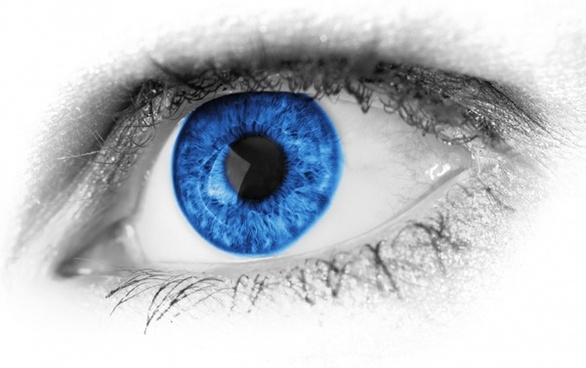
#> input picture Open cv project/Feature Matching/eye.jpg, 586 x 368 px
$ python 'Homography in opencv.py'
#> lines starting #> are read from the running program, lines starting #| are printed output that depends on the picture; after the words box and inside, x2 and y2 are one past the last pixel; in counts of white or black regions, pixels touching at a corner belong together
import cv2
import numpy as np

img1=cv2.imread('eye.jpg',cv2.IMREAD_COLOR); #Image read in color
#> img1 is the input picture: shape (368, 586, 3); mean B, G, R 200.2, 194.3, 189.5
img2=cv2.imread('eye_rotate.jpg',cv2.IMREAD_COLOR); #image read in color
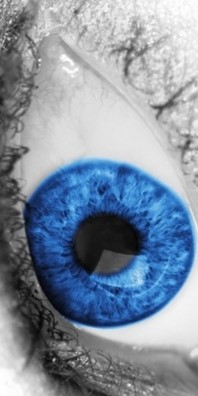
#> input picture Open cv project/Feature Matching/eye_rotate.jpg, 198 x 396 px
#> img2 is the input picture: shape (396, 198, 3); mean B, G, R 160.5, 144.2, 131
img1_gray=cv2.cvtColor(img1,cv2.COLOR_BGR2GRAY); #convert color of image from bgr2gray
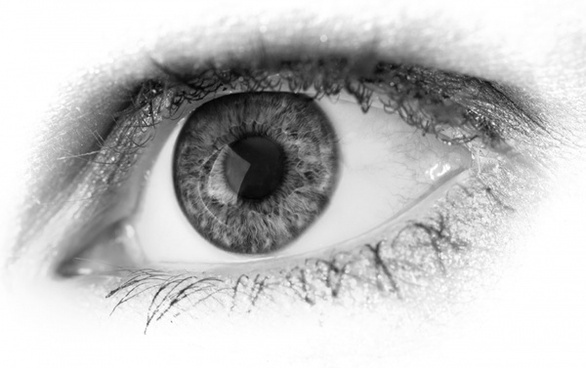
#> img1_gray: shape (368, 586); min 1, max 255, mean 193.5
img2_gray=cv2.cvtColor(img2,cv2.COLOR_BGR2GRAY); #convert color of image from bgr2gray
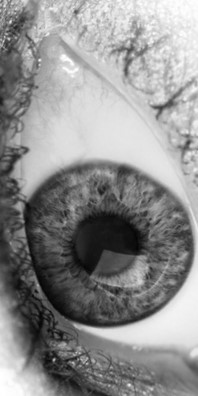
#> img2_gray: shape (396, 198); min 2, max 255, mean 142.1

#==>Keypoint and descriptor on image
orb=cv2.ORB_create(); #create an orb object
kp1,des1=orb.detectAndCompute(img1_gray,None); #detect and compute keypoints and descriptors on image
#> kp1 = 500 keypoints; strongest (x, y, size): (154, 91, 31), (171, 304, 31), (175, 300, 31), (174, 300, 37.2)
kp2,des2=orb.detectAndCompute(img2_gray,None); #detect and compute keypoints and descriptors on image
#> kp2 = 415 keypoints; strongest (x, y, size): (54, 359, 31), (73, 363, 31), (78, 359, 31), (69, 362, 31)

#===>Create an object matcher
bfm=cv2.BFMatcher(); #create a bruteforce matcher
matches=bfm.knnMatch(des1,des2,k=2); #brute-force match des1 and des2
#> matches = 500 matches
good=[]; #Python list declaration
for m,n in matches:
    if m.distance>0.07*n.distance:
        good.append(m); #append value to list
#> after the loop, good = 500 matches


if len(good)>10:
    que_loc=np.float32([kp1[m.queryIdx].pt for m in good]).reshape(-1,1,2); #extract the position of query descriptor
#> que_loc = 500 rows, first 8: [511, 129], [148, 105], [147, 324], [332, 294], [327, 285], [493, 106], [165, 310], [473, 108]
    trn_loc=np.float32([kp2[m.trainIdx].pt for m in good]).reshape(-1,1,2); #extract the index location of train descriptor
#> trn_loc = 500 rows, first 8: [84.6, 191.6], [69, 362], [138.2, 60.48], [39, 57], [95.04, 286.8], [99.53, 279.9], [88.8, 272.4], [70.5, 207.4]

    M,mask=cv2.findHomography(que_loc,trn_loc,cv2.RANSAC,3.0); #find homography on location of the points and return a perpective of the points and an inliers and outliers
#> M = [[-0.226, 0.961, 0.584], [-0.98, -0.223, 526.2], [-6.01e-05, -1.02e-05, 1]]; mask = 500 values, max 1 at index 1, min 0 at index 0, mean 0.118
    m_mask=mask.ravel() #create a mask of inliers
#> m_mask has the same summary as mask

    w,h=img1.shape[:2]; #get shape of image
#> w = 368; h = 586
    pts=np.float32([[0,0],[0,h-1],[w-1,h-1],[w-1,0]]).reshape(-1,1,2); #points on image
#> pts = [[0, 0], [0, 585], [367, 585], [367, 0]]
    dst=cv2.perspectiveTransform(pts,M); #transform to perspective
#> dst = [[0.584, 526.2], [566.3, 398.3], [493.9, 37.43], [-84.17, 170.4]]

    img2=cv2.polylines(img2,[np.int32(dst)],True,255,3,cv2.LINE_AA); #draw ploylines on image
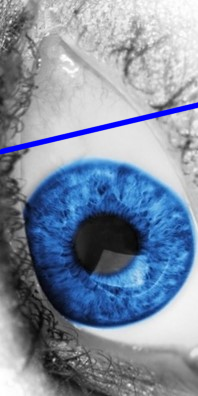
#> img2: shape (396, 198, 3); 1.79% of pixels changed, all inside (x1, y1, x2, y2) = (0, 102, 198, 155)


else:
    print('There is not enough matches to work with');


draw_params=dict(matchColor=(0,0,255),singlePointColor=None,matchesMask=m_mask,flags=2); #draw match parameters
#> draw_params = 4 items

img3=cv2.drawMatches(img1,kp1,img2,kp2,good,None,**draw_params); #draw matches on image
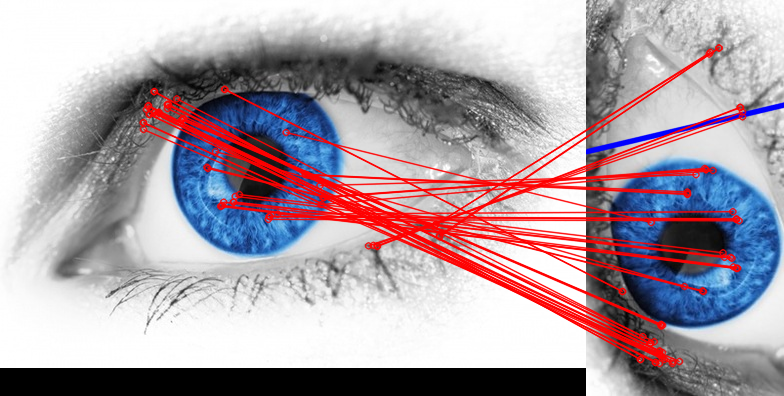
#> img3: shape (396, 784, 3); mean B, G, R 166.7, 158.9, 172.4

cv2.imshow('Homography',img3); #Image show

if cv2.waitKey(0)&0xFF==ord('q'):
#> (key q is pressed here)
    cv2.destroyWindow(); #destroy window
